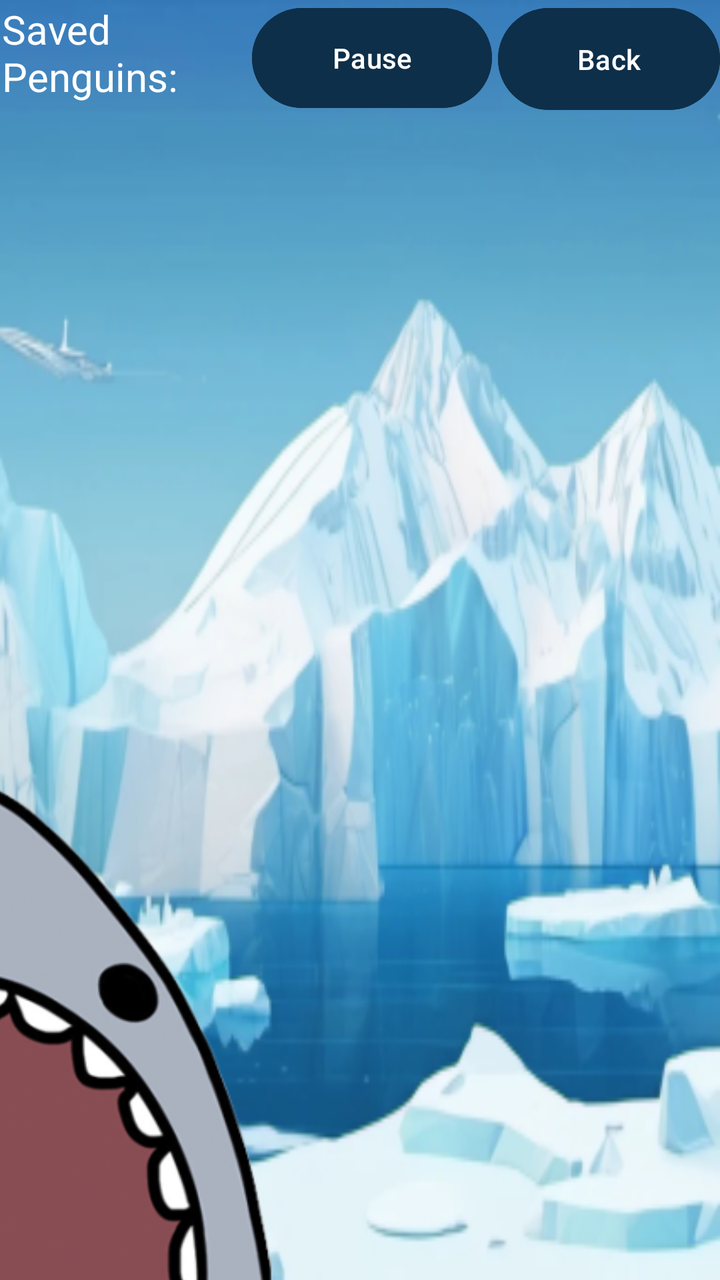
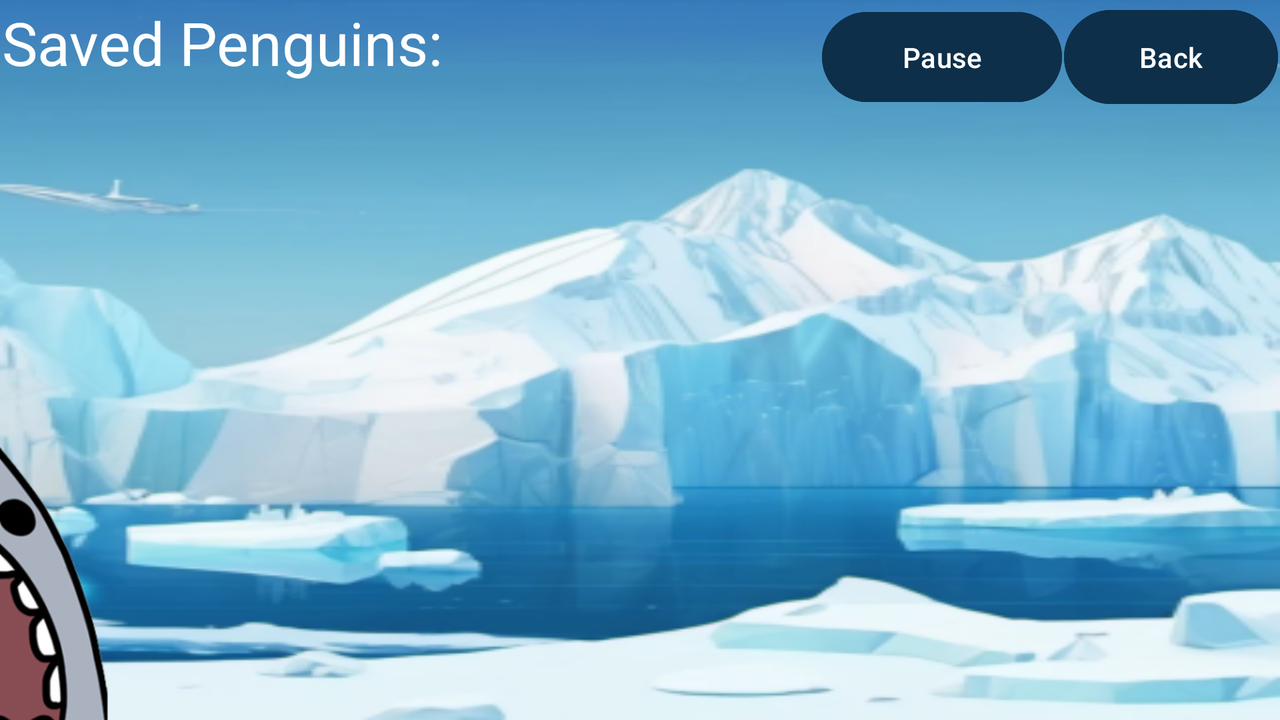

An Android layout and its configuration variant, each rendered on a device that would load it. The default file and the variant file are quoted in full after the pictures.
<!-- AndroidManifest.xml: application theme Theme.PenguinPatrol -->
<!-- res/layout/activity_main.xml -->
<?xml version="1.0" encoding="utf-8"?>
<androidx.constraintlayout.widget.ConstraintLayout xmlns:android="http://schemas.android.com/apk/res/android"
    xmlns:app="http://schemas.android.com/apk/res-auto"
    xmlns:tools="http://schemas.android.com/tools"
    android:layout_width="match_parent"
    android:layout_height="match_parent"
    android:background="@mipmap/background_foreground"
    tools:context=".MainActivity">

    <RelativeLayout
        android:layout_width="match_parent"
        android:layout_height="match_parent"
        app:layout_constraintBottom_toBottomOf="parent"
        app:layout_constraintEnd_toEndOf="parent"
        app:layout_constraintHorizontal_bias="0.0"
        app:layout_constraintStart_toStartOf="parent"
        app:layout_constraintTop_toTopOf="parent"
        app:layout_constraintVertical_bias="0.0">

        <FrameLayout
            android:id="@+id/gameContainer"
            android:layout_width="392dp"
            android:layout_height="565dp"
            android:layout_below="@+id/scoreTextView"
            android:layout_alignParentStart="true"
            android:layout_alignParentEnd="true"
            android:layout_alignParentBottom="true"
            android:layout_marginStart="19dp"
            android:layout_marginTop="93dp"
            android:layout_marginEnd="0dp"
            android:layout_marginBottom="0dp"
            android:elevation="2dp">

        </FrameLayout>

        <Button
            android:id="@+id/backButton"
            android:layout_width="111dp"
            android:layout_height="59dp"
            android:layout_alignParentTop="true"
            android:layout_alignParentEnd="true"
            android:layout_marginTop="0dp"
            android:layout_marginEnd="0dp"
            android:backgroundTint="@color/Btncolors"
            android:text="@string/back" />

        <Button
            android:id="@+id/pauseButton"
            android:layout_width="120dp"
            android:layout_height="58dp"
            android:layout_alignParentTop="true"
            android:layout_alignParentEnd="true"
            android:layout_marginTop="0dp"
            android:layout_marginEnd="114dp"
            android:backgroundTint="@color/Btncolors"
            android:text="@string/pause" />

        <TextView
            android:id="@+id/scoreTextView"
            android:layout_width="142dp"
            android:layout_height="72dp"
            android:layout_alignParentStart="true"
            android:layout_alignParentTop="true"
            android:layout_marginStart="1dp"
            android:layout_marginTop="1dp"
            android:text="@string/Score"
            android:textColor="@color/white"
            android:textSize="20sp" />

        <ImageView
            android:id="@+id/imageView2"
            android:layout_width="326dp"
            android:layout_height="467dp"
            android:layout_alignParentStart="true"
            android:layout_alignParentTop="true"
            android:layout_alignParentEnd="true"
            android:layout_alignParentBottom="true"
            android:layout_marginStart="-92dp"
            android:layout_marginTop="337dp"
            android:layout_marginEnd="177dp"
            android:layout_marginBottom="-73dp"
            app:srcCompat="@mipmap/sharkmouth_foreground" />

    </RelativeLayout>

</androidx.constraintlayout.widget.ConstraintLayout>
<!-- resources referenced by this layout -->
<resources>
  <color name="Btncolors">#0E2F49</color>
  <color name="white">#FFFFFFFF</color>
  <!-- mipmap background_foreground: webp bitmap (mipmap-hdpi, 26036 bytes) -->
  <!-- mipmap sharkmouth_foreground: png bitmap (mipmap-hdpi, 15246 bytes) -->
  <string name="Score">Saved Penguins: </string>
  <string name="back">Back</string>
  <string name="pause">Pause</string>
  <style name="Theme.PenguinPatrol" parent="Base.Theme.PenguinPatrol" />
  <style name="Base.Theme.PenguinPatrol" parent="Theme.Material3.DayNight.NoActionBar">
          
          
      </style>
</resources>
<!-- res/layout-land/activity_main.xml (the repository's variant of the layout above) -->
<!-- drawn on the phone turned sideways -->
<?xml version="1.0" encoding="utf-8"?>
<androidx.constraintlayout.widget.ConstraintLayout xmlns:android="http://schemas.android.com/apk/res/android"
    xmlns:app="http://schemas.android.com/apk/res-auto"
    xmlns:tools="http://schemas.android.com/tools"
    android:layout_width="match_parent"
    android:layout_height="match_parent"
    android:background="@mipmap/background_foreground"
    tools:context=".MainActivity">

    <RelativeLayout
        android:layout_width="match_parent"
        android:layout_height="match_parent"
        app:layout_constraintBottom_toBottomOf="parent"
        app:layout_constraintEnd_toEndOf="parent"
        app:layout_constraintHorizontal_bias="0.0"
        app:layout_constraintStart_toStartOf="parent"
        app:layout_constraintTop_toTopOf="parent"
        app:layout_constraintVertical_bias="0.0">

        <FrameLayout
            android:id="@+id/gameContainer"
            android:layout_width="718dp"
            android:layout_height="wrap_content"
            android:layout_below="@+id/scoreTextView"
            android:layout_alignParentStart="true"
            android:layout_alignParentEnd="true"
            android:layout_alignParentBottom="true"
            android:layout_marginStart="13dp"
            android:layout_marginTop="76dp"
            android:layout_marginEnd="0dp"
            android:layout_marginBottom="0dp"
            android:elevation="2dp" />

        <Button
            android:id="@+id/backButton"
            android:layout_width="107dp"
            android:layout_height="66dp"
            android:layout_above="@+id/gameContainer"
            android:layout_alignParentTop="true"
            android:layout_alignParentEnd="true"
            android:layout_marginTop="1dp"
            android:layout_marginEnd="1dp"
            android:layout_marginBottom="-15dp"
            android:backgroundTint="@color/Btncolors"
            android:text="@string/back" />

        <Button
            android:id="@+id/pauseButton"
            android:layout_width="120dp"
            android:layout_height="64dp"
            android:layout_above="@+id/gameContainer"
            android:layout_alignParentTop="true"
            android:layout_alignParentEnd="true"
            android:layout_marginTop="2dp"
            android:layout_marginEnd="109dp"
            android:layout_marginBottom="-14dp"
            android:backgroundTint="@color/Btncolors"
            android:text="@string/pause" />

        <TextView
            android:id="@+id/scoreTextView"
            android:layout_width="wrap_content"
            android:layout_height="wrap_content"
            android:layout_alignParentStart="true"
            android:layout_alignParentTop="true"
            android:layout_marginStart="1dp"
            android:layout_marginTop="1dp"
            android:text="@string/Score"
            android:textColor="@color/white"
            android:textSize="30sp" />

        <ImageView
            android:id="@+id/imageView2"
            android:layout_width="wrap_content"
            android:layout_height="252dp"
            android:layout_alignParentStart="true"
            android:layout_alignParentTop="true"
            android:layout_alignParentEnd="true"
            android:layout_alignParentBottom="true"
            android:layout_marginStart="-91dp"
            android:layout_marginTop="177dp"
            android:layout_marginEnd="556dp"
            android:layout_marginBottom="-17dp"
            app:srcCompat="@mipmap/sharkmouth_foreground" />

    </RelativeLayout>

</androidx.constraintlayout.widget.ConstraintLayout>
